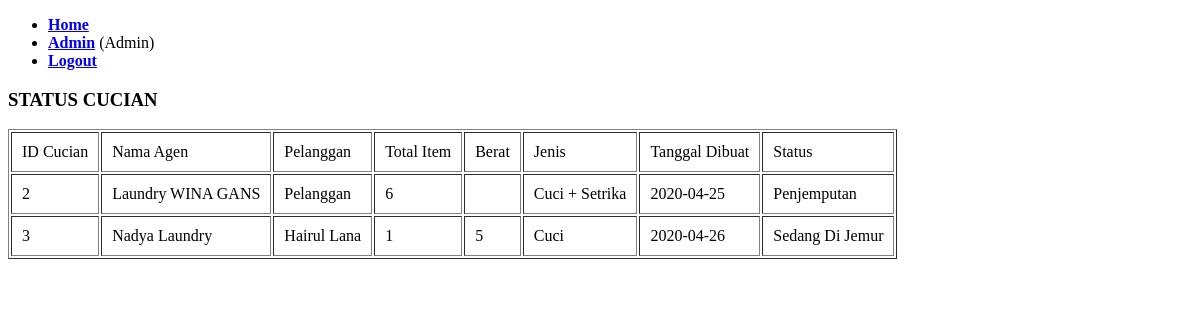
The page /status.php (signed in) on the database as committed earlier.
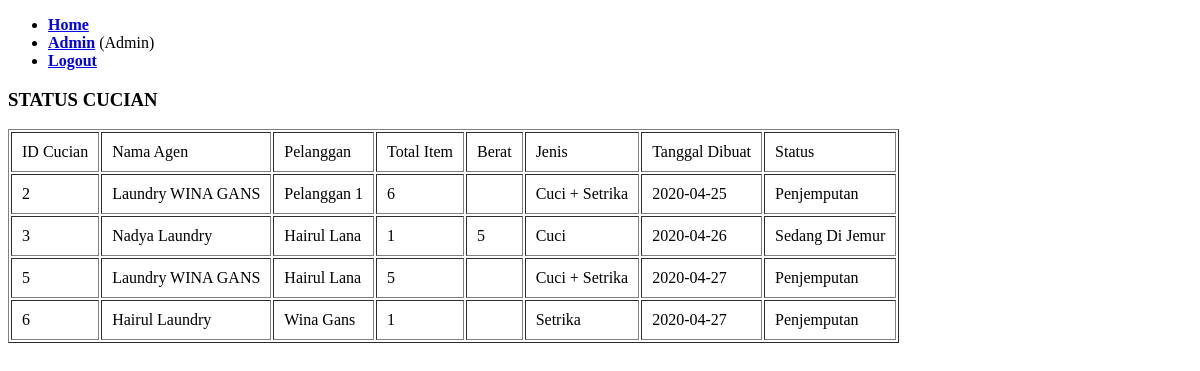
The same page on the database as committed later.
### tables this page shows
CREATE TABLE `cucian` (
  `id_cucian` int(11) NOT NULL,
  `id_agen` int(11) NOT NULL,
  `id_pelanggan` int(11) DEFAULT NULL,
  `tgl_mulai` date NOT NULL,
  `tgl_selesai` date NOT NULL,
  `jenis` varchar(15) DEFAULT NULL,
  `total_item` int(11) DEFAULT NULL,
  `berat` double DEFAULT NULL,
  `alamat` varchar(100) NOT NULL,
  `catatan` text NOT NULL,
  `status_cucian` varchar(20) DEFAULT NULL
);

CREATE TABLE `agen` (
  `id_agen` int(11) NOT NULL,
  `nama_laundry` varchar(30) DEFAULT NULL,
  `nama_pemilik` varchar(30) DEFAULT NULL,
  `telp` varchar(13) DEFAULT NULL,
  `email` varchar(30) DEFAULT NULL,
  `kota` varchar(20) DEFAULT NULL,
  `alamat` varchar(100) DEFAULT NULL,
  `plat_driver` varchar(12) DEFAULT NULL,
  `password` varchar(255) DEFAULT NULL
);

CREATE TABLE `pelanggan` (
  `id_pelanggan` int(11) NOT NULL,
  `nama` varchar(30) DEFAULT NULL,
  `email` varchar(30) DEFAULT NULL,
  `telp` varchar(13) DEFAULT NULL,
  `kota` varchar(20) DEFAULT NULL,
  `alamat` varchar(100) DEFAULT NULL,
  `password` varchar(255) DEFAULT NULL
);

### status.php (the view, shortened to what this page needs)
<?php
include 'connect-db.php';
if(isset($_SESSION["login-admin"]) && isset($_SESSION["admin"])){
    $login = "Admin";
}else if(isset($_SESSION["login-agen"]) && isset($_SESSION["agen"])){
    $idAgen = $_SESSION["agen"];
    $login = "Agen";
}else if (isset($_SESSION["login-pelanggan"]) && isset($_SESSION["pelanggan"])){
    $idPelanggan = $_SESSION["pelanggan"];
    $login = "Pelanggan";
}
?>
<!DOCTYPE html>
<html lang="en">
<head>
</head>
<body>
    <?php include 'header.php'; ?>
    <div id="body">
        <h3>STATUS CUCIAN</h3>
        <?php if ($login == "Admin") : $query = mysqli_query($connect, "SELECT * FROM cucian WHERE status_cucian != 'Selesai'"); ?>
            <table border=1 cellpadding=10>
                <tr>
                    <td>ID Cucian</td>
                    <td>Nama Agen</td>
                    <td>Pelanggan</td>
                    <td>Total Item</td>
                    <td>Berat</td>
                    <td>Jenis</td>
                    <td>Tanggal Dibuat</td>
                    <td>Status</td>
                </tr>
                <?php while ($cucian = mysqli_fetch_assoc($query)) : ?>
                <tr>
                    <td>
                        <?php
                            echo $idCucian = $cucian['id_cucian'];
                        ?>
                    </td>
                    <td>
                        <?php
                            $data = mysqli_query($connect, "SELECT agen.nama_laundry FROM cucian INNER JOIN agen ON agen.id_agen = cucian.id_agen WHERE id_cucian = $idCucian");
                            $data = mysqli_fetch_assoc($data);
                            echo $data["nama_laundry"];
                        ?>
                    </td>
                    <td>
                        <?php
                            $data = mysqli_query($connect, "SELECT pelanggan.nama FROM cucian INNER JOIN pelanggan ON pelanggan.id_pelanggan = cucian.id_pelanggan WHERE id_cucian = $idCucian");
                            $data = mysqli_fetch_assoc($data);
                            echo $data["nama"];
                        ?>
                    </td>
                    <td><?= $cucian["total_item"] ?></td>
                    <td><?= $cucian["berat"] ?></td>
                    <td><?= $cucian["jenis"] ?></td>
                    <td><?= $cucian["tgl_mulai"] ?></td>
                    <td><?= $cucian["status_cucian"] ?></td>
                </tr>
                <?php endwhile; ?>
            </table>
        <?php endif; ?>
    </div>
</body>
</html>

Rows that differ between the two databases and show on the page:
changed through a linked row, cucian id 2: id_pelanggan.nama "Pelanggan" → "Pelanggan 1"
added cucian: id_cucian "5", id_agen.nama_laundry "Laundry WINA GANS", id_pelanggan.nama "Hairul Lana", total_item "5", jenis "Cuci + Setrika", tgl_mulai "2020-04-27", status_cucian "Penjemputan"
added cucian: id_cucian "6", id_agen.nama_laundry "Hairul Laundry", id_pelanggan.nama "Wina Gans", total_item "1", jenis "Setrika", tgl_mulai "2020-04-27", status_cucian "Penjemputan"
